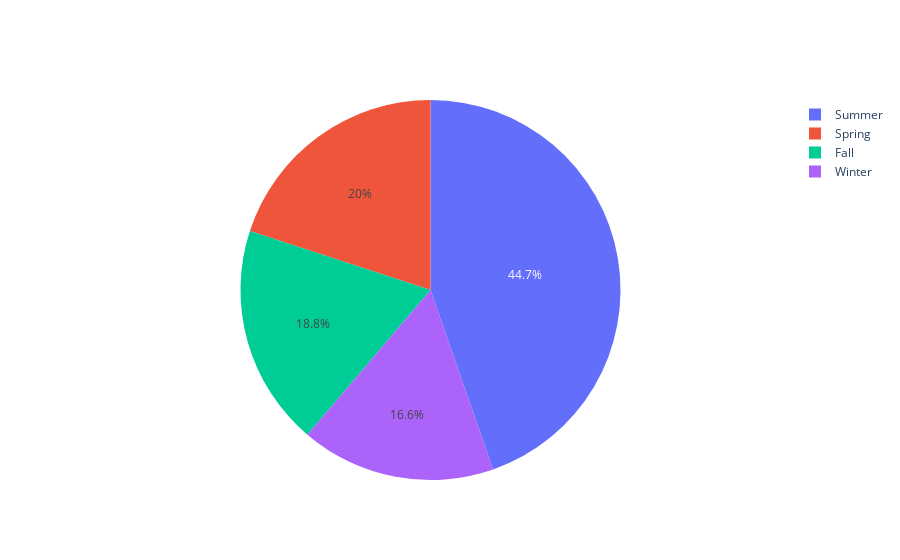

This figure's notebook cell:
### Markdown cell above
#### Display pie chart representing the calls per season

### Code cell
# plotly.offline.init_notebook_mode(connected = True)
fig = go.Figure(data=[go.Pie(labels=df.Season.values, values=df["count"].values)])
fig.show()

### Figure 1 — Plotly figure (JSON) as saved in the notebook; plotly's stock layout.template omitted (floating-point values rounded to 4 significant figures)
{"data": [{"labels": ["Spring", "Summer", "Fall", "Winter"], "type": "pie", "values": [1998, 4466, 1880, 1656]}], "layout": {"autosize": true}}
